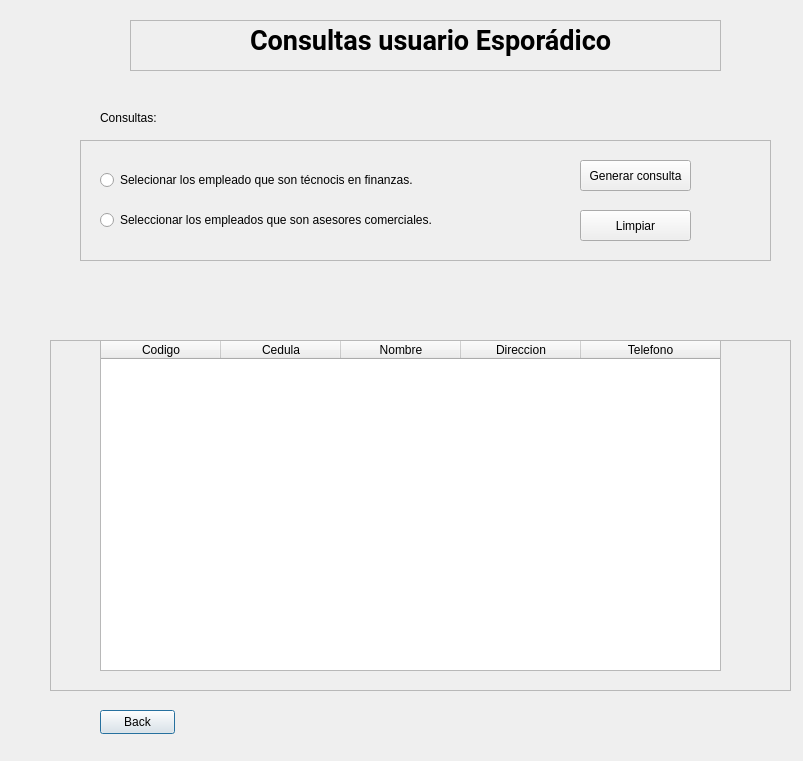
<?xml version="1.0" encoding="UTF-8"?>
<ui version="4.0">
 <class>Dialog</class>
 <widget class="QDialog" name="Dialog">
  <property name="geometry">
   <rect>
    <x>0</x>
    <y>0</y>
    <width>803</width>
    <height>761</height>
   </rect>
  </property>
  <property name="windowTitle">
   <string>Dialog</string>
  </property>
  <widget class="QFrame" name="frame_2">
   <property name="geometry">
    <rect>
     <x>130</x>
     <y>20</y>
     <width>591</width>
     <height>51</height>
    </rect>
   </property>
   <property name="frameShape">
    <enum>QFrame::Shape::StyledPanel</enum>
   </property>
   <property name="frameShadow">
    <enum>QFrame::Shadow::Raised</enum>
   </property>
   <widget class="QLabel" name="label">
    <property name="geometry">
     <rect>
      <x>120</x>
      <y>0</y>
      <width>401</width>
      <height>41</height>
     </rect>
    </property>
    <property name="font">
     <font>
      <family>Roboto</family>
      <pointsize>20</pointsize>
      <bold>true</bold>
     </font>
    </property>
    <property name="text">
     <string>Consultas usuario Esporádico</string>
    </property>
   </widget>
  </widget>
  <widget class="QFrame" name="result_frame">
   <property name="geometry">
    <rect>
     <x>50</x>
     <y>340</y>
     <width>741</width>
     <height>351</height>
    </rect>
   </property>
   <property name="focusPolicy">
    <enum>Qt::FocusPolicy::NoFocus</enum>
   </property>
   <property name="frameShape">
    <enum>QFrame::Shape::StyledPanel</enum>
   </property>
   <property name="frameShadow">
    <enum>QFrame::Shadow::Raised</enum>
   </property>
   <widget class="QTableWidget" name="tableWidget">
    <property name="geometry">
     <rect>
      <x>50</x>
      <y>0</y>
      <width>621</width>
      <height>331</height>
     </rect>
    </property>
    <property name="focusPolicy">
     <enum>Qt::FocusPolicy::NoFocus</enum>
    </property>
    <property name="showGrid">
     <bool>false</bool>
    </property>
    <attribute name="horizontalHeaderMinimumSectionSize">
     <number>50</number>
    </attribute>
    <attribute name="horizontalHeaderDefaultSectionSize">
     <number>120</number>
    </attribute>
    <attribute name="horizontalHeaderStretchLastSection">
     <bool>true</bool>
    </attribute>
    <attribute name="verticalHeaderVisible">
     <bool>false</bool>
    </attribute>
    <column>
     <property name="text">
      <string>Codigo</string>
     </property>
    </column>
    <column>
     <property name="text">
      <string>Cedula</string>
     </property>
    </column>
    <column>
     <property name="text">
      <string>Nombre</string>
     </property>
    </column>
    <column>
     <property name="text">
      <string>Direccion</string>
     </property>
    </column>
    <column>
     <property name="text">
      <string>Telefono</string>
     </property>
    </column>
   </widget>
  </widget>
  <widget class="QPushButton" name="back_btn">
   <property name="geometry">
    <rect>
     <x>100</x>
     <y>710</y>
     <width>75</width>
     <height>24</height>
    </rect>
   </property>
   <property name="text">
    <string>Back</string>
   </property>
  </widget>
  <widget class="QFrame" name="info_frame">
   <property name="geometry">
    <rect>
     <x>80</x>
     <y>140</y>
     <width>691</width>
     <height>121</height>
    </rect>
   </property>
   <property name="frameShape">
    <enum>QFrame::Shape::StyledPanel</enum>
   </property>
   <property name="frameShadow">
    <enum>QFrame::Shadow::Raised</enum>
   </property>
   <widget class="QRadioButton" name="radioButtonC1">
    <property name="geometry">
     <rect>
      <x>20</x>
      <y>30</y>
      <width>461</width>
      <height>20</height>
     </rect>
    </property>
    <property name="text">
     <string>Selecionar los empleado que son técnocis en finanzas.</string>
    </property>
   </widget>
   <widget class="QRadioButton" name="radioButtonC2">
    <property name="geometry">
     <rect>
      <x>20</x>
      <y>70</y>
      <width>351</width>
      <height>20</height>
     </rect>
    </property>
    <property name="text">
     <string>Seleccionar los empleados que son asesores comerciales.</string>
    </property>
   </widget>
   <widget class="QPushButton" name="generarConsulta_btn_2">
    <property name="geometry">
     <rect>
      <x>500</x>
      <y>20</y>
      <width>111</width>
      <height>31</height>
     </rect>
    </property>
    <property name="text">
     <string>Generar consulta</string>
    </property>
   </widget>
   <widget class="QPushButton" name="limpiar_btn_2">
    <property name="geometry">
     <rect>
      <x>500</x>
      <y>70</y>
      <width>111</width>
      <height>31</height>
     </rect>
    </property>
    <property name="text">
     <string>Limpiar</string>
    </property>
   </widget>
  </widget>
  <widget class="QLabel" name="label_2">
   <property name="geometry">
    <rect>
     <x>100</x>
     <y>110</y>
     <width>171</width>
     <height>16</height>
    </rect>
   </property>
   <property name="text">
    <string>Consultas:</string>
   </property>
  </widget>
 </widget>
 <resources/>
 <connections/>
</ui>
